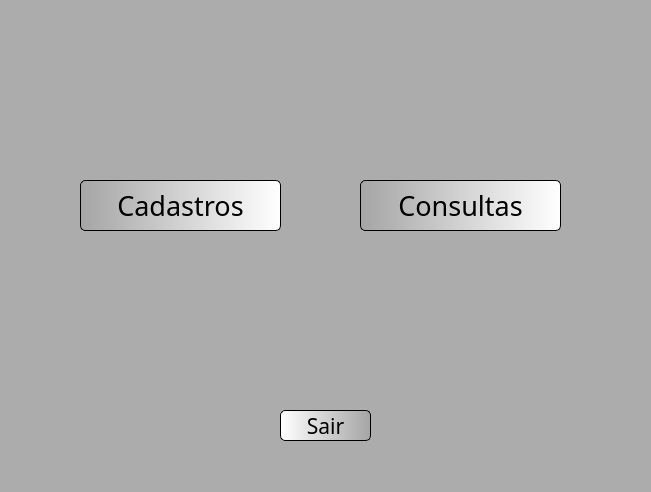
<?xml version="1.0" encoding="UTF-8"?>
<ui version="4.0">
 <class>MainWindow</class>
 <widget class="QMainWindow" name="MainWindow">
  <property name="geometry">
   <rect>
    <x>0</x>
    <y>0</y>
    <width>651</width>
    <height>492</height>
   </rect>
  </property>
  <property name="windowTitle">
   <string>MainWindow</string>
  </property>
  <property name="styleSheet">
   <string notr="true">background-color: rgb(172, 172, 172);</string>
  </property>
  <widget class="QWidget" name="centralwidget">
   <widget class="QPushButton" name="btCad">
    <property name="geometry">
     <rect>
      <x>80</x>
      <y>180</y>
      <width>201</width>
      <height>51</height>
     </rect>
    </property>
    <property name="font">
     <font>
      <family>Dubai</family>
      <pointsize>20</pointsize>
     </font>
    </property>
    <property name="cursor">
     <cursorShape>PointingHandCursor</cursorShape>
    </property>
    <property name="styleSheet">
     <string notr="true">QPushButton{
background-color: qlineargradient(spread:pad, x1:0, y1:0, x2:1, y2:0, stop:0 rgba(165, 165, 165, 255), stop:1 rgba(255, 255, 255, 255));
border-radius: 5px;
border-style: outset;
border-width: 1px;
border-color: black;
}
QPushButton:hover{
background-color: qlineargradient(spread:reflect, x1:0, y1:0, x2:1, y2:0.943182, stop:0 rgba(255, 126, 248, 255), stop:1 rgba(119, 146, 220, 255));
}</string>
    </property>
    <property name="text">
     <string>Cadastros</string>
    </property>
   </widget>
   <widget class="QLabel" name="logoLoCarPequeno">
    <property name="geometry">
     <rect>
      <x>560</x>
      <y>0</y>
      <width>71</width>
      <height>51</height>
     </rect>
    </property>
    <property name="styleSheet">
     <string notr="true">background-color: rgb(172, 172, 172);</string>
    </property>
    <property name="text">
     <string/>
    </property>
    <property name="pixmap">
     <pixmap>imagens/808107201585380077-64.png</pixmap>
    </property>
   </widget>
   <widget class="QLabel" name="boasVindas">
    <property name="geometry">
     <rect>
      <x>30</x>
      <y>10</y>
      <width>421</width>
      <height>41</height>
     </rect>
    </property>
    <property name="font">
     <font>
      <family>Dubai Medium</family>
      <pointsize>24</pointsize>
     </font>
    </property>
    <property name="text">
     <string/>
    </property>
   </widget>
   <widget class="QPushButton" name="btCon">
    <property name="geometry">
     <rect>
      <x>360</x>
      <y>180</y>
      <width>201</width>
      <height>51</height>
     </rect>
    </property>
    <property name="font">
     <font>
      <family>Dubai</family>
      <pointsize>20</pointsize>
     </font>
    </property>
    <property name="cursor">
     <cursorShape>PointingHandCursor</cursorShape>
    </property>
    <property name="styleSheet">
     <string notr="true">QPushButton{
background-color: qlineargradient(spread:pad, x1:0, y1:0, x2:1, y2:0, stop:0 rgba(165, 165, 165, 255), stop:1 rgba(255, 255, 255, 255));
border-radius: 5px;
border-style: outset;
border-width: 1px;
border-color: black;
}
QPushButton:hover{
background-color: qlineargradient(spread:reflect, x1:0, y1:0, x2:1, y2:0.943182, stop:0 rgba(255, 126, 248, 255), stop:1 rgba(119, 146, 220, 255));
}</string>
    </property>
    <property name="text">
     <string>Consultas</string>
    </property>
   </widget>
   <widget class="QPushButton" name="btSair">
    <property name="geometry">
     <rect>
      <x>280</x>
      <y>410</y>
      <width>91</width>
      <height>31</height>
     </rect>
    </property>
    <property name="font">
     <font>
      <family>Dubai</family>
      <pointsize>16</pointsize>
     </font>
    </property>
    <property name="cursor">
     <cursorShape>PointingHandCursor</cursorShape>
    </property>
    <property name="styleSheet">
     <string notr="true">QPushButton{
background-color: qlineargradient(spread:pad, x1:0, y1:0, x2:1, y2:0, stop:0 rgba(255, 255, 255, 255), stop:1 rgba(165, 165, 165, 255));
border-radius: 5px;
border-style: outset;
border-width: 1px;
border-color: black;
}
QPushButton:hover{
background-color: qlineargradient(spread:pad, x1:0, y1:0, x2:1, y2:0, stop:0 rgba(255, 118, 84, 255), stop:1 rgba(209, 62, 62, 255));
}</string>
    </property>
    <property name="text">
     <string>Sair</string>
    </property>
   </widget>
   <zorder>logoLoCarPequeno</zorder>
   <zorder>btCad</zorder>
   <zorder>boasVindas</zorder>
   <zorder>btCon</zorder>
   <zorder>btSair</zorder>
  </widget>
  <widget class="QMenuBar" name="menubar">
   <property name="geometry">
    <rect>
     <x>0</x>
     <y>0</y>
     <width>651</width>
     <height>21</height>
    </rect>
   </property>
  </widget>
  <widget class="QStatusBar" name="statusbar"/>
 </widget>
 <resources/>
 <connections/>
</ui>
